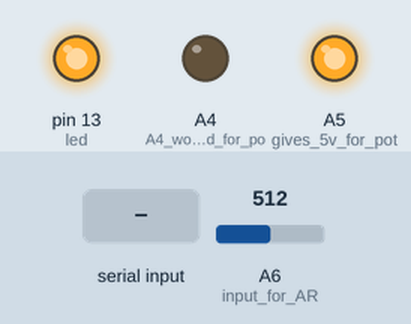
A sketch run on a simulated Arduino Nano, built with avr-gcc and run on an emulated ATmega328P. Shown: output pins drawn as LEDs (lit = HIGH). Dashed ring = blinking. Inputs (shaded band) come from the test bench; at power-on: A6 (input_for_AR) = 512. What the sketch prints to the serial monitor is not drawn.

Above: at 0.1 s.
At 1.2 s:
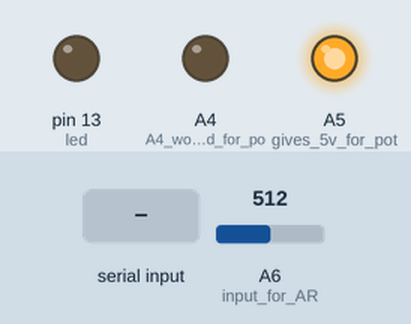
1.3 s: A6 (input_for_AR) set to 122
At 2.4 s:
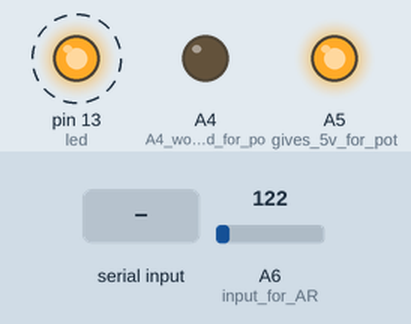
4.8 s: "1" received over Serial
8.3 s: A6 (input_for_AR) set to 0
Timing chart, 0 to 17.8 s (numbered marks = the images above; inputs shaded):
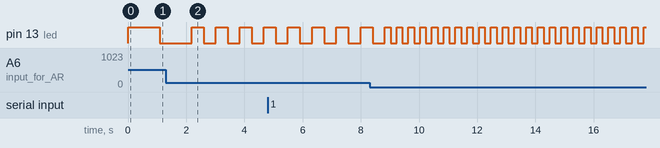

The sketch:

myBlinkNano3.ino
```cpp
/*
 Blink
 Turns on an LED on for (blinkDelay), then off for (blinkDelay) repeatedly.
 I modified to accept input from serial monitor and show what's running;
 nano mod for AR input from pot to adj rate, NB A6-7 only good for input
 */

// Pin 13 has an LED installed on most Arduino boards;
// give it a name:
int led = 13;
int blinkDelay = 1500;

// the setup routine runs once when you power up or press reset:

void setup()
{
  pinMode(A6, INPUT);   // input for AR
  pinMode(A4, OUTPUT); // A4 works as ground for pot
  digitalWrite(A4, LOW);
  pinMode(A5, OUTPUT); // gives 5v for pot
  digitalWrite(A5, HIGH);

  // initialize the digital pin as an output.
  pinMode(led, OUTPUT);
  Serial.begin(9600);
  Serial.print("default delay is ");
  Serial.println(blinkDelay);
}

// the loop runs over and over:
void loop()
{
  if (Serial.available())  // false until some ser input arrives
  {
    // blinkDelay = Serial.parseInt(); // reads characters as numbers, empties serial buffer
    delay(10);
    Serial.print("delay is now "); // print new value
    Serial.println(blinkDelay);  // when you open ser. mon., delay reverts to original default
        // because break in serial comm causes Reset
  }
  //read pot value on A6 (0-1024), convert to ms for delay (200-2000)
  blinkDelay = map(analogRead(A6),2,1024,200,2000);
  digitalWrite(led, HIGH);   // turn the LED on (HIGH is the voltage level)
  delay(blinkDelay);               // wait a bit
  digitalWrite(led, LOW);    // turn the LED off by making the voltage LOW
  delay(blinkDelay);               // wait a bit

}
```

Measured:
- by itself, pin 13 (led): repeats every 0.40 s: HIGH 0.20 s, LOW 0.21 s
